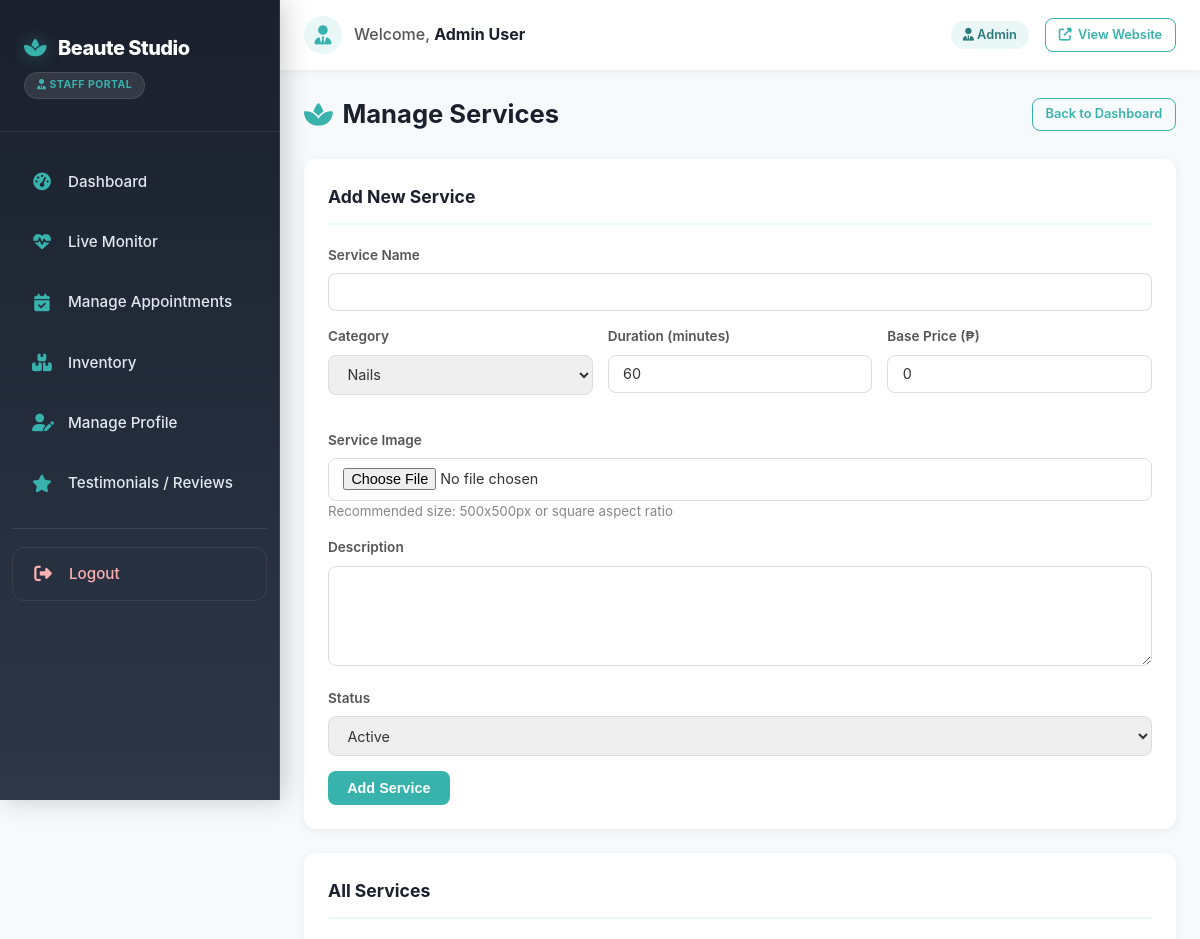
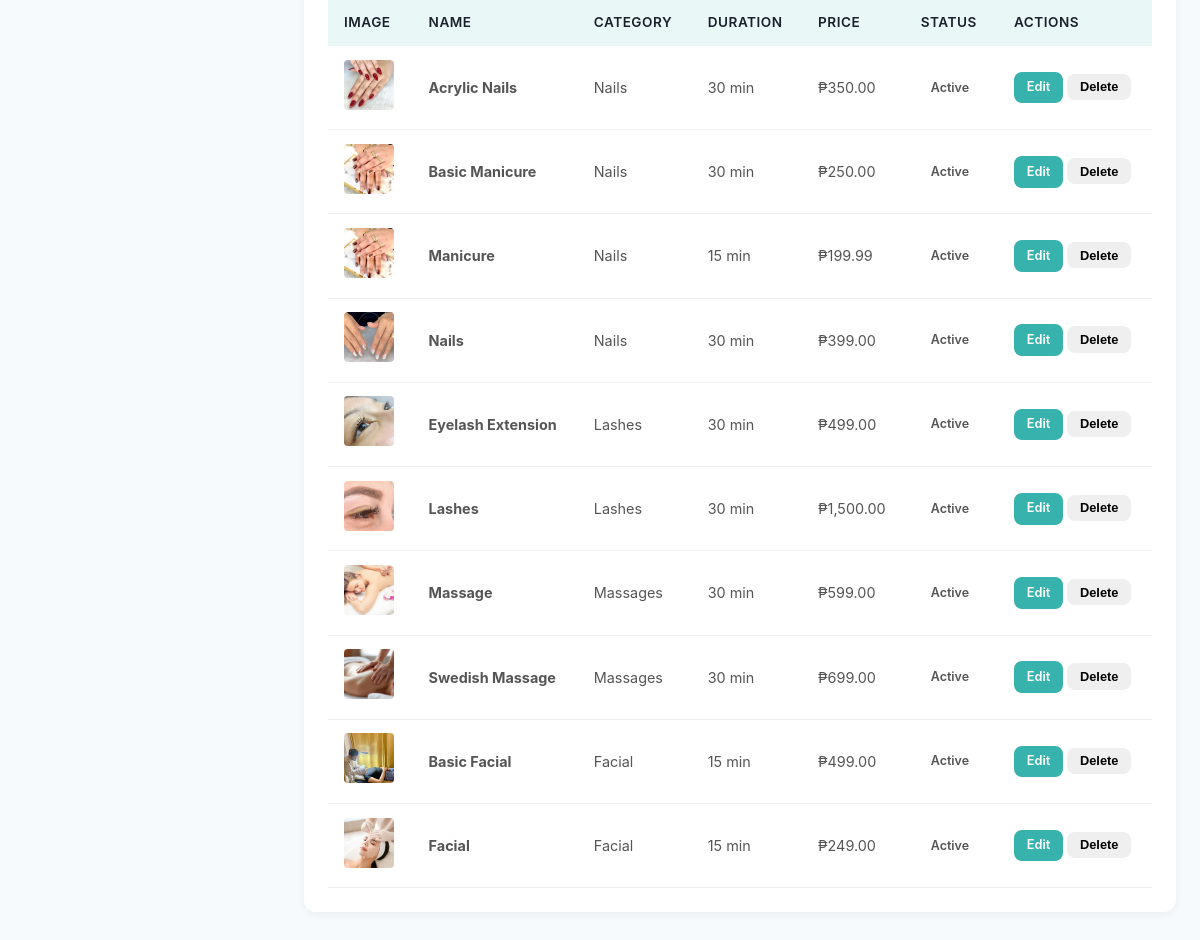
The page /staff/services.php (signed in) on the database its author committed (2 pictures, top to bottom).
### tables this page shows
CREATE TABLE `services` (
  `id` int(11) NOT NULL,
  `name` varchar(255) NOT NULL,
  `category` enum('nails','eyebrows','lashes','wax','massages','facial','skin_slimming') NOT NULL,
  `description` text DEFAULT NULL,
  `duration` int(11) NOT NULL COMMENT 'Duration in minutes',
  `base_price` decimal(10,2) NOT NULL,
  `image_url` varchar(500) DEFAULT NULL,
  `status` enum('active','inactive') DEFAULT 'active',
  `created_at` timestamp NOT NULL DEFAULT current_timestamp(),
  `updated_at` timestamp NOT NULL DEFAULT current_timestamp() ON UPDATE current_timestamp()
);

### config/functions.php (called while the page is built, shortened)
<?php
function formatPrice($price) {
    return '₱' . number_format($price, 2);
}

### staff/services.php (the view, shortened to what this page needs)
<?php
require_once '../config/functions.php';
$conn = getDBConnection();
$stmt = $conn->query("SELECT * FROM services ORDER BY category, name");
$services = $stmt->fetchAll();
$edit_service = null;
?>
<?php include '../includes/staff-header.php'; ?>
<div class="staff-page-header">
    <h1><i class="fas fa-spa"></i> Manage Services</h1>
    <a href="index.php" class="btn btn-outline btn-sm">Back to Dashboard</a>
</div>
<div class="staff-card">
    <h2><?php echo $edit_service ? 'Edit Service' : 'Add New Service'; ?></h2>
    <form method="POST" class="staff-form" enctype="multipart/form-data">
        <div class="form-group" style="margin-bottom: 15px;">
            <label>Service Name</label>
            <input type="text" name="name" value="<?php echo htmlspecialchars($edit_service['name'] ?? ''); ?>" required class="form-control">
        </div>
        <div style="display:grid; grid-template-columns: 1fr 1fr 1fr; gap: 15px; margin-bottom: 15px;">
            <div class="form-group">
                <label>Category</label>
                <select name="category" required class="form-control">
                    <option value="nails" <?php echo ($edit_service['category'] ?? '') === 'nails' ? 'selected' : ''; ?>>Nails</option>
                </select>
            </div>
            <div class="form-group">
                <label>Duration (minutes)</label>
                <input type="number" name="duration" value="<?php echo $edit_service['duration'] ?? 60; ?>" min="15" step="15" required class="form-control">
            </div>
            <div class="form-group">
                <label>Base Price (₱)</label>
                <input type="number" name="base_price" value="<?php echo $edit_service['base_price'] ?? 0; ?>" min="0" step="0.01" required class="form-control">
            </div>
        </div>
        <div class="form-group" style="margin-bottom: 15px;">
            <label>Service Image</label>
            <div class="image-upload-container">
                <input type="file" name="image" accept="image/*" class="form-control-file">
                <small style="display:block; color:#888;">Recommended size: 500x500px or square aspect ratio</small>
            </div>
        </div>
        <div class="form-group" style="margin-bottom: 15px;">
            <label>Description</label>
            <textarea name="description" rows="4" class="form-control"><?php echo htmlspecialchars($edit_service['description'] ?? ''); ?></textarea>
        </div>
        <div class="form-group" style="margin-bottom: 15px;">
            <label>Status</label>
            <select name="status" required class="form-control">
                <option value="active" <?php echo ($edit_service['status'] ?? 'active') === 'active' ? 'selected' : ''; ?>>Active</option>
            </select>
        </div>
        <div class="form-actions">
            <button type="submit" class="btn btn-primary"><?php echo $edit_service ? 'Update' : 'Add'; ?> Service</button>
        </div>
    </form>
</div>
<div class="staff-card">
    <h2>All Services</h2>
    <div class="table-responsive">
        <table class="staff-table">
            <thead>
                <tr>
                    <th>Image</th>
                    <th>Name</th>
                    <th>Category</th>
                    <th>Duration</th>
                    <th>Price</th>
                    <th>Status</th>
                    <th>Actions</th>
                </tr>
            </thead>
            <tbody>
                <?php foreach ($services as $service): ?>
                    <tr>
                        <td>
                            <?php if (!empty($service['image_url'])): ?>
                                <img src="../<?php echo htmlspecialchars($service['image_url']); ?>" alt="Service" style="width:50px; height:50px; object-fit:cover; border-radius:4px;">
                            <?php else: ?>
                                <div style="width:50px; height:50px; background:#f0f0f0; display:flex; align-items:center; justify-content:center; border-radius:4px; color:#ccc;"><i class="fas fa-image"></i></div>
                            <?php endif; ?>
                        </td>
                        <td><strong><?php echo htmlspecialchars($service['name']); ?></strong></td>
                        <td><?php echo ucfirst($service['category']); ?></td>
                        <td><?php echo $service['duration']; ?> min</td>
                        <td><?php echo formatPrice($service['base_price']); ?></td>
                        <td><span class="status-badge status-<?php echo $service['status']; ?>"><?php echo ucfirst($service['status']); ?></span></td>
                        <td>
                            <a href="services.php?edit=<?php echo $service['id']; ?>" class="btn btn-sm btn-primary">Edit</a>
                            <form method="POST" style="display: inline;" onsubmit="return confirm('Are you sure?')">
                                <button type="submit" class="btn btn-sm btn-danger">Delete</button>
                            </form>
                        </td>
                    </tr>
                <?php endforeach; ?>
            </tbody>
        </table>
    </div>
</div>
<?php include '../includes/staff-footer.php'; ?>

### assets/css/style.css (style rules this page uses)
* { margin: 0; padding: 0; box-sizing: border-box; }
:root { --primary-color: #d4a574; --secondary-color: #8b6f47; --accent-color: #f5e6d3; --dark-color: #2c2c2c; --light-color: #f8f8f8; --text-color: #333; --success-color: #28a745; --danger-color: #dc3545; --warning-color: #ffc107; --info-color: #17a2b8; --white: #ffffff; --shadow: 0 2px 10px rgba(0, 0, 0, 0.1); --shadow-lg: 0 5px 20px rgba(0, 0, 0, 0.15); }
body { font-family: 'Segoe UI', Tahoma, Geneva, Verdana, sans-serif; line-height: 1.6; color: var(--text-color); background-color: var(--white); }
.btn { display: inline-block; padding: 12px 30px; border-radius: 50px; text-decoration: none; font-weight: 600; transition: all 0.3s; border: 2px solid transparent; cursor: pointer; font-size: 1rem; }
.btn-primary { background: var(--white); color: var(--primary-color); }
.btn-outline { background: transparent; color: var(--primary-color); border-color: var(--primary-color); }
.btn-sm { padding: 8px 20px; font-size: 0.9rem; }
.form-group { margin-bottom: 1.5rem; }
.form-group input, .form-group textarea, .form-group select { width: 100%; padding: 12px; border: 2px solid #ddd; border-radius: 8px; font-size: 1rem; font-family: inherit; transition: border-color 0.3s; }

### assets/css/staff.css (style rules this page uses)
:root { --staff-primary: #38b2ac; --staff-primary-dark: #2c7a7b; --staff-primary-light: rgba(56, 178, 172, 0.1); --staff-accent: #1a202c; --staff-gold: #f6ad55; --staff-sidebar-bg: linear-gradient(180deg, #1a202c 0%, #2d3748 100%); --staff-sidebar-text: #e2e8f0; --staff-sidebar-hover: rgba(255, 255, 255, 0.08); --staff-sidebar-active: #38b2ac; --staff-sidebar-width: 280px; --staff-topbar-height: 70px; --glass-bg: rgba(26, 32, 44, 0.8); --glass-border: rgba(255, 255, 255, 0.1); }
.staff-body { font-family: 'Inter', -apple-system, BlinkMacSystemFont, 'Segoe UI', Roboto, sans-serif; background: #f7fafc; margin: 0; padding: 0; }
.staff-page-header { display: flex; align-items: center; justify-content: space-between; margin-bottom: 1.5rem; flex-wrap: wrap; gap: 1rem; }
.staff-page-header h1 { margin: 0; font-size: 1.6rem; color: var(--staff-accent); display: flex; align-items: center; gap: 0.6rem; }
.staff-page-header h1 i { color: var(--staff-primary); }
.staff-card { background: #fff; border-radius: 12px; padding: 1.5rem; box-shadow: 0 2px 10px rgba(0, 0, 0, 0.06); margin-bottom: 1.5rem; }
.staff-card h2 { margin: 0 0 1.25rem 0; font-size: 1.1rem; color: var(--staff-accent); display: flex; align-items: center; gap: 0.5rem; padding-bottom: 0.75rem; border-bottom: 2px solid var(--staff-primary-light); }
.staff-table { width: 100%; border-collapse: collapse; font-size: 0.9rem; }
.staff-table th { background: var(--staff-primary-light); color: var(--staff-accent); padding: 0.75rem 1rem; text-align: left; font-weight: 600; font-size: 0.85rem; text-transform: uppercase; letter-spacing: 0.5px; }
.staff-table td { padding: 0.85rem 1rem; border-bottom: 1px solid #f0f0f0; color: #555; vertical-align: middle; }
.table-responsive { overflow-x: auto; }
.status-badge { display: inline-block; padding: 3px 10px; border-radius: 20px; font-size: 0.78rem; font-weight: 600; text-transform: capitalize; }
.form-group { margin-bottom: 1.25rem; }
.form-group label { display: block; margin-bottom: 0.4rem; font-size: 0.85rem; font-weight: 600; color: #555; }
.form-group input, .form-group textarea, .form-group select { width: 100%; padding: 0.6rem 0.9rem; border: 1.5px solid #ddd; border-radius: 8px; font-size: 0.9rem; color: #333; transition: border-color 0.2s; box-sizing: border-box; font-family: inherit; }
.form-group textarea { resize: vertical; min-height: 100px; }
.btn { display: inline-flex; align-items: center; gap: 0.4rem; padding: 0.55rem 1.2rem; border-radius: 8px; font-size: 0.9rem; font-weight: 600; cursor: pointer; border: none; text-decoration: none; transition: all 0.2s ease; }
.btn-primary { background: var(--staff-primary); color: #fff; }
.btn-outline { background: transparent; color: var(--staff-primary); border: 1.5px solid var(--staff-primary); }
.btn-sm { padding: 0.35rem 0.8rem; font-size: 0.8rem; }

### rows shown on the page
services: image_url (picture), name "Acrylic Nails", category "Nails", duration "30", base_price "₱350.00", status "Active"
services: image_url (picture), name "Basic Manicure", category "Nails", duration "30", base_price "₱250.00", status "Active"
services: image_url (picture), name "Manicure", category "Nails", duration "15", base_price "₱199.99", status "Active"
services: image_url (picture), name "Nails", category "Nails", duration "30", base_price "₱399.00", status "Active"
services: image_url (picture), name "Eyelash Extension", category "Lashes", duration "30", base_price "₱499.00", status "Active"
services: image_url (picture), name "Lashes", category "Lashes", duration "30", base_price "₱1,500.00", status "Active"
services: image_url (picture), name "Massage", category "Massages", duration "30", base_price "₱599.00", status "Active"
services: image_url (picture), name "Swedish Massage", category "Massages", duration "30", base_price "₱699.00", status "Active"
services: image_url (picture), name "Basic Facial", category "Facial", duration "15", base_price "₱499.00", status "Active"
services: image_url (picture), name "Facial", category "Facial", duration "15", base_price "₱249.00", status "Active"

### other values the page prints
$staff_name "Admin User"
$staff_role "Admin"
